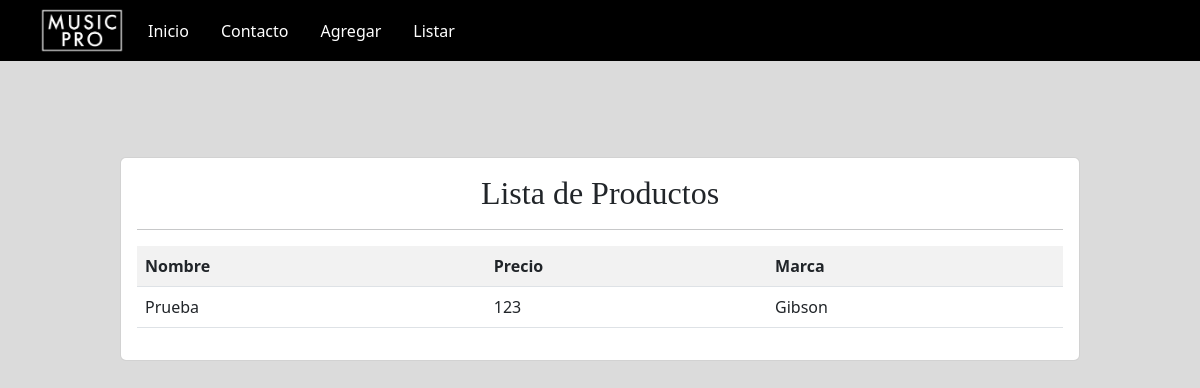
The app's page /listar/ with its own data.
### app/models.py (models this page shows, shortened)
class Producto(models.Model):
    nombre = models.CharField(max_length=25)
    precio = models.IntegerField()
    descripcion = models.TextField()
    marca = models.ForeignKey(Marca, on_delete=models.PROTECT)
    imagen = models.ImageField(upload_to="productos", null=True)

class Marca(models.Model):
    nombre = models.CharField(max_length=25)
    def __str__(self):
        return self.nombre

### app/views.py (the view)
# urls.py: path('listar/', listar_productos, name="listar"),
def listar_productos(request):
    productos = Producto.objects.all()
    data = {
        'productos': productos
    }
    return render(request, 'app/producto/listar.html',data)

### app/templates/app/producto/listar.html
{% extends 'app/base.html' %}
{% block contenido %}
{% load humanize %}
<br> <br> <br>
<div class="card">
    <div class="card-body">
        <h2 style="text-align: center;" >Lista de Productos</h2>
        <hr>
        <table class="table table-striped table-hover table-responsive-sm">
            <tr>
                <th >Nombre</th>
                <th >Precio</th>
                <th >Marca</th>
            </tr>
            {% for p in productos %}
            <tr>
                <td class="datos">{{ p.nombre | title }}</td>
                <td class="datos">{{ p.precio | intcomma }}</td>
                <td class="datos"> {{ p.marca | title }}</td>
            </tr>
            {% endfor %}
        </table>
{% endblock %}

### app/static/app/css/estilos.css (style rules this page uses)
* { margin:0; padding:0; }
body { font-family:'Times New Roman', Times, serif }
h1,h2 { font-family:'Times New Roman', Times, serif }

### records on screen
Producto: nombre "Prueba", precio "123", marca "Gibson"
